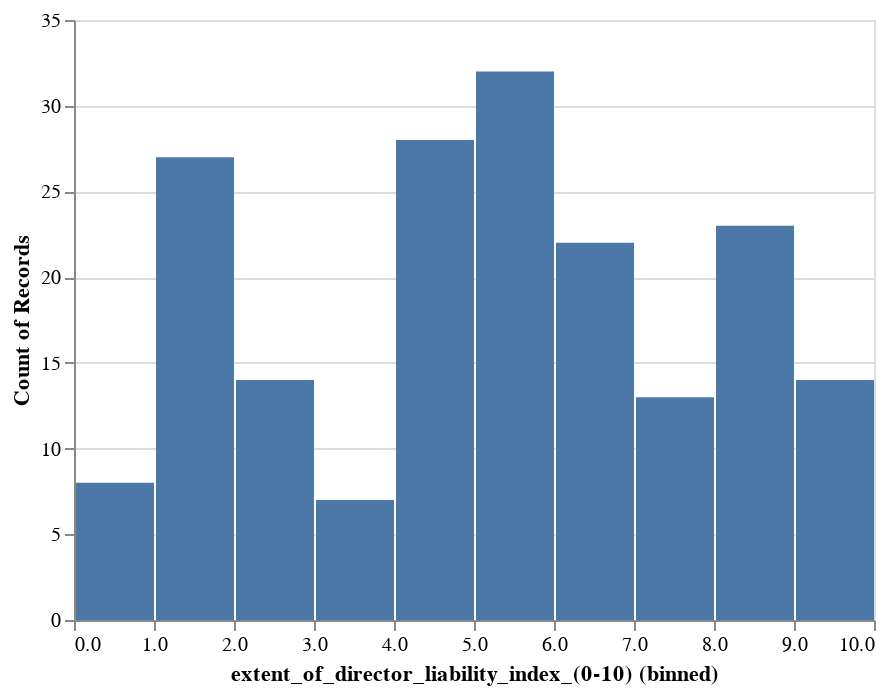

Notebook code cell kept with this figure:
### Code cell
c = Chart(wd) # make a chart
m = c.mark_bar() # set the mark -- returns a new Chart
e = m.encode(X('extent_of_director_liability_index_(0-10)',bin=True),y='count()') # set the encoding
e.display()

### Figure 1 — Vega-Lite specification as saved in the notebook (floating-point values rounded to 4 significant figures; data arrays with more than 128 entries replaced by an {"elided": "..."} marker saying what was removed)
{"config": {"view": {"continuousWidth": 400, "continuousHeight": 300}}, "data": {"name": "data-fdd363ed79407d51447cdbde2a68fd89"}, "mark": "bar", "encoding": {"x": {"type": "quantitative", "bin": true, "field": "extent_of_director_liability_index_(0-10)"}, "y": {"type": "quantitative", "aggregate": "count"}}, "$schema": "https://vega.github.io/schema/vega-lite/v4.8.1.json", "datasets": {"data-fdd363ed79407d51447cdbde2a68fd89": {"elided": "188 records"}}}
